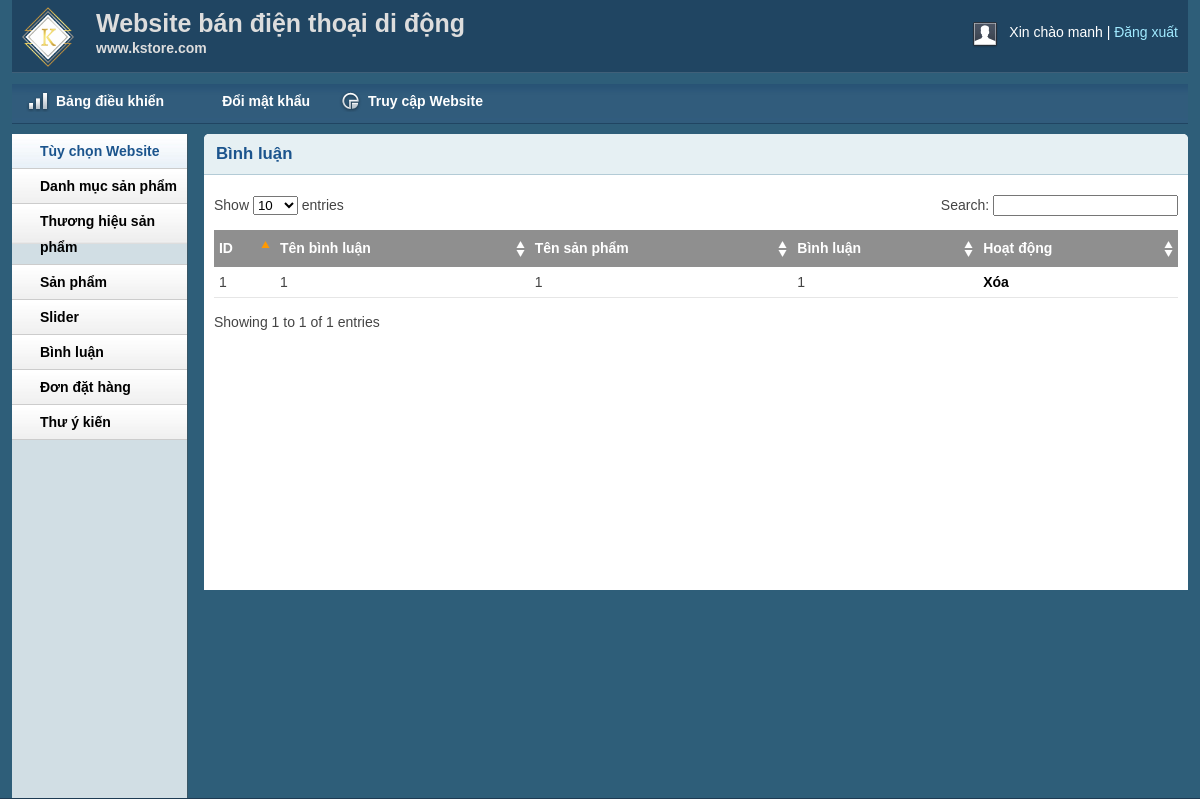
/DoAn/admin/commentlist.php (signed in), run on the app's committed database.
### tables this page shows
CREATE TABLE IF NOT EXISTS `tbl_binhluan` (
`binhluan_id` int(11) NOT NULL,
  `tenbinhluan` varchar(255) NOT NULL,
  `tensanpham` varchar(255) NOT NULL,
  `binhluan` text NOT NULL,
  `product_id` int(11) NOT NULL,
  `blog_id` int(11) NOT NULL,
  `image` varchar(100) NOT NULL
);

### DoAn/lib/database.php (called while the page is built, shortened)
<?php
Class Database{
   public $host   = DB_HOST;
   public $user   = DB_USER;
   public $pass   = DB_PASS;
   public $dbname = DB_NAME;
   public $link;
private function connectDB(){
   $this->link = new mysqli($this->host, $this->user, $this->pass,
    $this->dbname);
 }
public function select($query){
  $result = $this->link->query($query) or
   die($this->link->error.__LINE__);
  if($result->num_rows > 0){
    return $result;
  } else {
    return false;
  }
 }
}

### DoAn/classes/customer.php (called while the page is built, shortened)
<?php
	$filepath = realpath(dirname(__FILE__));
	include_once ($filepath.'/../lib/database.php');
?>
<?php
	class customer
	{
		private $db;
		public function __construct()
		{
			$this->db = new Database();
		}
		public function show_comment(){
			$query = "SELECT * FROM tbl_binhluan order by binhluan_id desc";
			$result = $this->db->select($query);
			return $result;
		}
	}
?>

### DoAn/admin/commentlist.php (the view, shortened to what this page needs)
<?php include 'inc/header.php';?>
<?php include 'inc/sidebar.php';?>
<?php include '../classes/customer.php';?>
<?php
	$cs = new customer();
?>
<div class="grid_10">
    <div class="box round first grid">
        <h2>Bình luận</h2>
        <div class="block">
            <table class="data display datatable" id="example">
			<thead>
				<tr>
					<th>ID</th>
					<th>Tên bình luận</th>
					<th>Tên sản phẩm</th>
					<th>Bình luận</th>
					<th>Hoạt động</th>
				</tr>
			</thead>
			<tbody>
				<?php
				$cmlist = $cs->show_comment();
				if($cmlist){
					$i = 0;
					while($result = $cmlist->fetch_assoc()){
						$i++;
				?>
				<tr class="odd gradeX">
					<td><?php echo $i ?></td>
					<td><?php echo $result['tenbinhluan'] ?></td>
					<td><?php echo $result['tensanpham'] ?></td>
					<td><?php echo $result['binhluan'] ?></td>
					<td><a href="?binhluanid=<?php echo $result['binhluan_id'] ?>">Xóa</a></td>
				</tr>
				<?php
					}
				}
				?>
			</tbody>
		</table>
       </div>
    </div>
</div>
<?php include 'inc/footer.php';?>

### DoAn/admin/css/text.css (style rules this page uses)
body { font: 13px/1.5 Tahoma, Helvetica, Arial, 'Liberation Sans', FreeSans, sans-serif; }
h2 { font-size: 23px; }
p, dl, hr, h1, h2, h3, h4, h5, h6, ol, ul, pre, table, address, fieldset { margin-bottom: 20px; }

### DoAn/admin/css/grid.css (style rules this page uses)
.grid_1, .grid_2, .grid_3, .grid_4, .grid_5, .grid_6, .grid_7, .grid_8, .grid_9, .grid_10, .grid_11, .grid_12, .grid_13, .grid_14, .grid_15, .grid_16 { display: inline; float: left; margin-left: 1%; margin-right: 1%; }
.container_12 .grid_10 { width: 81.333%; }

### DoAn/admin/css/layout.css (style rules this page uses)
body { background: #fff none repeat scroll 0 0; color: #444; font-size: 14px; padding: 0; }
a { color: #000; font-weight:bold; text-decoration: none; }
h1, h2, h3, h4, h5, h6 { line-height:1.2em; margin-bottom:.3em; }
h2 { margin-top:1em; }
.box { background:#fff; margin-bottom:20px; padding:10px 10px 10px 10px; margin-left:-8px; }
.box.grid { padding-bottom:40px; }
.box.round { -moz-border-radius: 5px 5px 0px 0px; -webkit-border-radius: 5px 5px 0px 0px; border-radius: 5px 5px 0px 0px; }
.box h2 { font-size:1.2em; font-weight:bold; color:#1B548D; background:#E6F0F3; margin:-10px -10px 0 -10px; padding:10px 12px; border-bottom:1px solid #B3CBD6; -moz-border-radius: 5px 5px 0px 0px; -webkit-border-radius: 5px 5px 0px 0px; border-radius: 5px 5px 0px 0px; }
.box.first { min-height: 406px; }
.block { padding-top:20px; }
.block { padding-bottom:1px; }
table.display { margin: 0 auto; clear: both; width: 100%; }
.sorting_asc { background: #8f8f8f url(../img/table/sort_asc.png) no-repeat center right; padding:8px 5px; text-align:left; color:#fff; }
.sorting { background:#8f8f8f url(../img/table/sort_both.png) no-repeat center right; padding:8px 5px; text-align:left; color:#fff; }
tr.odd { height: 30px; line-height: 30px; border-bottom:1px solid #e6e6e6; }
tr.odd td, tr.even td { padding-left:5px; }

### data on the page
tbl_binhluan: tenbinhluan "1", tensanpham "1", binhluan "1"

### other printed values
Session::get('adminName') "manh"
